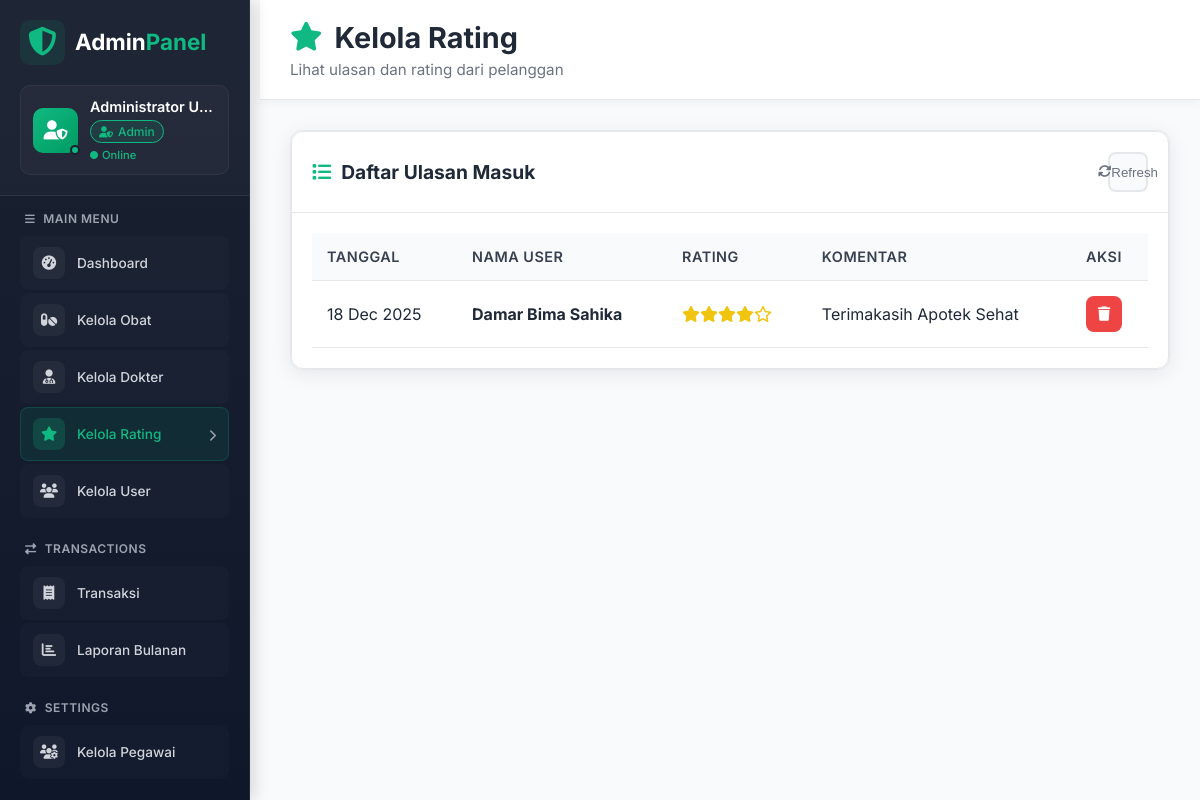
The page /screen/admin/rating.php (signed in) on the database its author committed.
### tables this page shows
CREATE TABLE `pegawai` (
  `id` int(11) NOT NULL,
  `username` varchar(50) NOT NULL,
  `password` varchar(255) NOT NULL,
  `nama_lengkap` varchar(100) NOT NULL,
  `status` enum('active','inactive') DEFAULT 'active',
  `role` varchar(20) NOT NULL DEFAULT 'admin',
  `created_at` timestamp NOT NULL DEFAULT current_timestamp(),
  `last_login` timestamp NULL DEFAULT NULL
);

CREATE TABLE `rating` (
  `id_rating` int(11) NOT NULL,
  `nama_user` varchar(100) DEFAULT NULL,
  `bintang` int(11) NOT NULL CHECK (`bintang` between 1 and 5),
  `komentar` text DEFAULT NULL,
  `tanggal_rating` timestamp NOT NULL DEFAULT current_timestamp()
);

### includes/auth.php (called while the page is built, shortened)
<?php
function isLoggedIn() {
    return isset($_SESSION['pegawai_id']) && !empty($_SESSION['pegawai_id']);
}
function getCurrentUser($conn = null) {
    $user_id = $_SESSION['pegawai_id'];
    if ($conn) {
        $sql = "SELECT id, username, nama_lengkap, status, role, created_at, last_login
                FROM pegawai
                WHERE id = '$user_id' AND status = 'active'";
        $result = mysqli_query($conn, $sql);
        if ($row = mysqli_fetch_assoc($result)) {
            return $row;
        } else {
            session_destroy();
            return null;
        }
    }
    return [
        'id' => $_SESSION['pegawai_id'],
        'username' => $_SESSION['username'],
        'nama_lengkap' => $_SESSION['nama_lengkap'],
        'status' => $_SESSION['status'] ?? 'active',
        'role' => $_SESSION['role'] ?? 'admin'
    ];
}

### screen/admin/rating.php (the view, shortened to what this page needs)
<?php
require_once dirname(dirname(dirname(__FILE__))) . '/config.php';
$query = "SELECT * FROM rating ORDER BY tanggal_rating DESC";
$rating_result = mysqli_query($conn, $query);
?>
<!DOCTYPE html>
<html lang="id">
<head>
    <link rel="stylesheet" href="style.css">
    <link rel="stylesheet" href="https://cdnjs.cloudflare.com/ajax/libs/font-awesome/6.4.0/css/all.min.css">
</head>
<body>
    <?php include 'sidebar.php'; ?>
    <div class="main-content">
        <header class="main-header">
            <div class="header-left">
                <h1><i class="fas fa-star"></i> Kelola Rating</h1>
                <p>Lihat ulasan dan rating dari pelanggan</p>
            </div>
        </header>
        <div class="content-wrapper">
            <div class="table-section">
                <div class="card">
                    <div class="card-header">
                        <h3><i class="fas fa-list"></i> Daftar Ulasan Masuk</h3>
                        <div class="card-actions">
                            <button class="btn-refresh" onclick="location.reload()">
                                <i class="fas fa-sync-alt"></i> Refresh
                            </button>
                        </div>
                    </div>
                    <div class="card-body">
                        <div class="table-responsive">
                            <table class="table">
                                <thead>
                                    <tr>
                                        <th>Tanggal</th>
                                        <th>Nama User</th>
                                        <th>Rating</th>
                                        <th>Komentar</th>
                                        <th>Aksi</th>
                                    </tr>
                                </thead>
                                <tbody>
                                    <?php if(mysqli_num_rows($rating_result) > 0): ?>
                                        <?php while($rating = mysqli_fetch_assoc($rating_result)): ?>
                                        <tr>
                                            <td>
                                                <?php echo date('d M Y', strtotime($rating['tanggal_rating'])); ?>
                                            </td>
                                            <td>
                                                <strong><?php echo htmlspecialchars($rating['nama_user']); ?></strong>
                                            </td>
                                            <td>
                                                <div class="star-rating">
                                                    <?php
                                                    for($i=1; $i<=5; $i++) {
                                                        if($i <= $rating['bintang']) {
                                                            echo '<i class="fas fa-star"></i>';
                                                        } else {
                                                            echo '<i class="far fa-star"></i>';
                                                        }
                                                    }
                                                    ?>
                                                </div>
                                            </td>
                                            <td class="comment-text" title="<?php echo htmlspecialchars($rating['komentar']); ?>">
                                                <?php echo htmlspecialchars($rating['komentar']); ?>
                                            </td>
                                            <td>
                                                <div class="action-buttons">
                                                    <form method="POST" class="delete-form" onsubmit="return confirm('Yakin ingin menghapus rating ini?')">
                                                        <button type="submit" name="hapus_rating" class="btn-action btn-delete" title="Hapus">
                                                            <i class="fas fa-trash"></i>
                                                        </button>
                                                    </form>
                                                </div>
                                            </td>
                                        </tr>
                                        <?php endwhile; ?>
                                    <?php endif; ?>
                                </tbody>
                            </table>
                        </div>
                    </div>
                </div>
            </div>
        </div>
    </div>
</body>
</html>

### screen/admin/sidebar.php (shortened to what this page needs)
<?php
require_once dirname(dirname(dirname(__FILE__))) . '/config.php';
$currentUser = getCurrentUser($conn);
$username = $currentUser ? $currentUser['nama_lengkap'] : 'Admin';
$userRole = 'admin';
if ($currentUser && isset($currentUser['role']) && !empty($currentUser['role'])) {
    $userRole = $currentUser['role'];
}
elseif (isset($_SESSION['user_role']) && !empty($_SESSION['user_role'])) {
    $userRole = $_SESSION['user_role'];
}
elseif (isset($_SESSION['role']) && !empty($_SESSION['role'])) {
    $userRole = $_SESSION['role'];
    $_SESSION['user_role'] = $userRole;
}
$userRoleDisplay = ucfirst(trim($userRole));
$userRoleKey = strtolower(trim($userRole));
$roleConfig = [
    'admin' => ['icon' => 'fa-user-shield', 'color' => '#10b981', 'title' => 'Admin'],
    'developer' => ['icon' => 'fa-laptop-code', 'color' => '#3b82f6', 'title' => 'Developer'],
    'superadmin' => ['icon' => 'fa-crown', 'color' => '#f59e0b', 'title' => 'Super Admin'],
    'super admin' => ['icon' => 'fa-crown', 'color' => '#f59e0b', 'title' => 'Super Admin'],
    'manager' => ['icon' => 'fa-user-tie', 'color' => '#8b5cf6', 'title' => 'Manager'],
    'kasir' => ['icon' => 'fa-cash-register', 'color' => '#ec4899', 'title' => 'Kasir'],
    'staff' => ['icon' => 'fa-user', 'color' => '#6366f1', 'title' => 'Staff'],
    'custom' => ['icon' => 'fa-user-tag', 'color' => '#6b7280', 'title' => 'Custom'],
    'default' => ['icon' => 'fa-user', 'color' => '#9ca3af', 'title' => 'User']
];
$currentRoleConfig = $roleConfig['default'];
if (isset($roleConfig[$userRoleKey])) {
    $currentRoleConfig = $roleConfig[$userRoleKey];
}
$current_page = basename($_SERVER['PHP_SELF']);
function darkenColor($color, $amount = 30)
{
    if ($color[0] == '#') {
        $color = substr($color, 1);
        $r = hexdec(substr($color, 0, 2));
        $g = hexdec(substr($color, 2, 2));
        $b = hexdec(substr($color, 4, 2));
        $r = max(0, $r - $amount);
        $g = max(0, $g - $amount);
        $b = max(0, $b - $amount);
        return sprintf("#%02x%02x%02x", $r, $g, $b);
    }
    return $color;
}
$darkColor = darkenColor($currentRoleConfig['color'], 30);
?>
<div class="admin-sidebar">
    <div class="admin-header">
        <div class="admin-logo">
            <i class="fas fa-shield-alt"></i>
            <h2>Admin<span>Panel</span></h2>
        </div>
        <div class="user-profile">
            <div class="user-avatar"
                style="background: linear-gradient(135deg, <?php echo $currentRoleConfig['color']; ?> 0%, <?php echo $darkColor; ?> 100%);">
                <i class="fas <?php echo $currentRoleConfig['icon']; ?>"></i>
                <div class="online-indicator"></div>
            </div>
            <div class="user-info">
                <h4 class="user-name"><?php echo htmlspecialchars($username); ?></h4>
                <div class="user-role-info">
                    <span class="role-badge"
                        style="background: <?php echo $currentRoleConfig['color']; ?>20; color: <?php echo $currentRoleConfig['color']; ?>;">
                        <i class="fas <?php echo $currentRoleConfig['icon']; ?>"></i>
                        <?php echo $userRoleDisplay; ?>
                    </span>
                </div>
                <div class="user-meta">
                    <span class="user-status active">
                        <i class="fas fa-circle"></i> Online
                    </span>
                </div>
            </div>
        </div>
    </div>
    <div class="sidebar-scrollable">
        <nav class="admin-nav">
            <div class="nav-section">
                <p class="nav-title">
                    <i class="fas fa-bars"></i> MAIN MENU
                </p>
                <a href="index.php" class="nav-item <?php echo $current_page == 'index.php' ? 'active' : ''; ?>">
                    <div class="nav-icon">
                        <i class="fas fa-tachometer-alt"></i>
                    </div>
                    <span class="nav-text">Dashboard</span>
                </a>
                <a href="obat.php" class="nav-item <?php echo $current_page == 'obat.php' ? 'active' : ''; ?>">
                    <div class="nav-icon">
                        <i class="fas fa-pills"></i>
                    </div>
                    <span class="nav-text">Kelola Obat</span>
                </a>
                <a href="dokter.php" class="nav-item <?php echo $current_page == 'dokter.php' ? 'active' : ''; ?>">
                    <div class="nav-icon">
                        <i class="fas fa-user-md"></i>
                    </div>
                    <span class="nav-text">Kelola Dokter</span>
                </a>
                <a href="rating.php" class="nav-item <?php echo $current_page == 'rating.php' ? 'active' : ''; ?>">
                    <div class="nav-icon">
                        <i class="fas fa-star"></i>
                    </div>
                    <span class="nav-text">Kelola Rating</span>
                    <div class="nav-indicator">
                        <i class="fas fa-chevron-right"></i>
                    </div>
                </a>
                <a href="users.php" class="nav-item <?php echo $current_page == 'users.php' ? 'active' : ''; ?>">
                    <div class="nav-icon">
                        <i class="fas fa-users"></i>
                    </div>
                    <span class="nav-text">Kelola User</span>
                </a>
            </div>
            <div class="nav-section">
                <p class="nav-title">
                    <i class="fas fa-exchange-alt"></i> TRANSACTIONS
                </p>
                <a href="transaksi.php"
                    class="nav-item <?php echo $current_page == 'transaksi.php' ? 'active' : ''; ?>">
                    <div class="nav-icon">
                        <i class="fas fa-receipt"></i>
                    </div>
                    <span class="nav-text">Transaksi</span>
                </a>
                <a href="laporan_bulanan.php"
                    class="nav-item <?php echo $current_page == 'laporan_bulanan.php' ? 'active' : ''; ?>">
                    <div class="nav-icon">
                        <i class="fas fa-chart-bar"></i>
                    </div>
                    <span class="nav-text">Laporan Bulanan</span>
                </a>
            </div>
            <div class="nav-section">
                <p class="nav-title">
                    <i class="fas fa-cog"></i> SETTINGS
                </p>
                <a href="pegawai.php" class="nav-item <?php echo $current_page == 'pegawai.php' ? 'active' : ''; ?>">
                    <div class="nav-icon">
                        <i class="fas fa-users-cog"></i>
                    </div>
                    <span class="nav-text">Kelola Pegawai</span>
                </a>
            </div>
        </nav>
    </div>
</div>

### screen/admin/style.css (style rules this page uses)
:root { --primary: #10b981; --primary-dark: #059669; --primary-light: #d1fae5; --secondary: #3b82f6; --accent: #f59e0b; --danger: #ef4444; --success: #10b981; --warning: #f59e0b; --info: #3b82f6; --dark: #1f2937; --dark-light: #374151; --light: #f9fafb; --gray: #6b7280; --gray-light: #e5e7eb; --border: #e5e7eb; --shadow: 0 4px 20px rgba(0, 0, 0, 0.08); --radius: 12px; --transition: all 0.3s ease; }
* { margin: 0; padding: 0; box-sizing: border-box; }
body { font-family: 'Inter', sans-serif; background: #f8fafc; color: var(--dark); display: flex; min-height: 100vh; overflow-x: hidden; }
.main-content { flex: 1; margin-left: 260px; padding: 0; min-height: 100vh; transition: var(--transition); }
.main-header { background: white; padding: 20px 30px; border-bottom: 1px solid var(--border); display: flex; justify-content: space-between; align-items: center; position: sticky; top: 0; z-index: 100; box-shadow: 0 2px 10px rgba(0, 0, 0, 0.05); }
.header-left h1 { font-size: 1.8rem; color: var(--dark); margin-bottom: 5px; display: flex; align-items: center; gap: 12px; }
.header-left h1 i { color: var(--primary); }
.header-left p { color: var(--gray); font-size: 0.95rem; }
.content-wrapper { display: grid; grid-template-columns: 1fr 1fr; gap: 30px; padding: 30px; }
.form-section, .table-section { background: white; border-radius: var(--radius); box-shadow: var(--shadow); border: 1px solid var(--border); overflow: hidden; }
.card { display: flex; flex-direction: column; height: 100%; }
.card-header { padding: 20px; border-bottom: 1px solid var(--border); display: flex; justify-content: space-between; align-items: center; }
.card-header h3 { font-size: 1.2rem; color: var(--dark); display: flex; align-items: center; gap: 10px; }
.card-header h3 i { color: var(--primary); }
.card-actions { display: flex; gap: 10px; }
.btn-refresh { background: var(--light); border: 2px solid var(--border); width: 40px; height: 40px; border-radius: 8px; display: flex; align-items: center; justify-content: center; cursor: pointer; color: var(--gray); transition: var(--transition); }
.card-body { padding: 20px; flex: 1; overflow-y: auto; }
.table-responsive { overflow-x: auto; }
table { width: 100%; border-collapse: collapse; }
thead { background: var(--light); }
th, td { padding: 15px; text-align: left; border-bottom: 1px solid var(--border); }
th { font-weight: 600; color: var(--dark-light); font-size: 0.9rem; text-transform: uppercase; letter-spacing: 0.5px; }
.action-buttons { display: flex; gap: 8px; }
.btn-action { width: 36px; height: 36px; border-radius: 8px; border: none; display: flex; align-items: center; justify-content: center; cursor: pointer; transition: var(--transition); font-size: 0.9rem; }
.btn-delete { background: var(--danger); color: white; }
.delete-form { display: inline; }
.table-section .card { background: white; border-radius: var(--radius); box-shadow: var(--shadow); border: 1px solid var(--border); overflow: hidden; }
@media (max-width: 1200px) { .analysis-grid, .content-wrapper { grid-template-columns: 1fr; } }

### screen/admin/rating.php (style rules this page uses)
.star-rating { color: #f1c40f; }
.comment-text { max-width: 300px; white-space: nowrap; overflow: hidden; text-overflow: ellipsis; }
.content-wrapper { grid-template-columns: 1fr !important; }

### rows shown on the page
pegawai: nama_lengkap "Administrator U…", role "Admin"
rating: tanggal_rating "18 Dec 2025", nama_user "Damar Bima Sahika", bintang 4 (drawn), komentar "Terimakasih Apotek Sehat"
